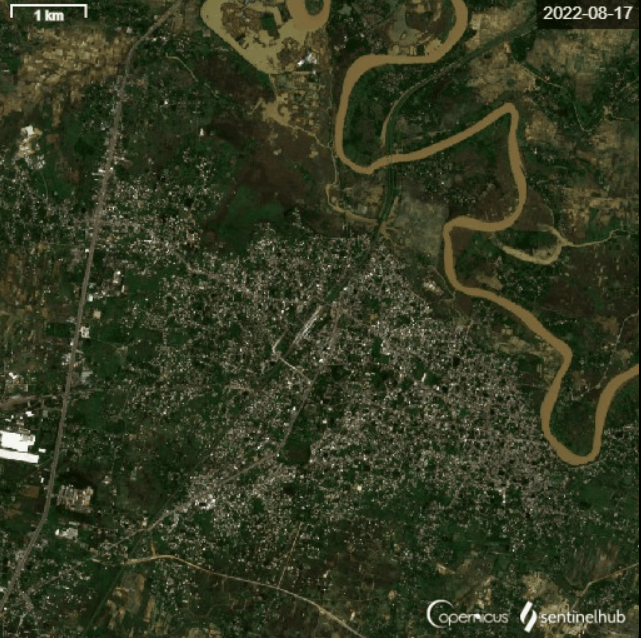
%> input picture image1.png, 641 x 638 px
$ octave --eval "result = calculateArea(imread('image1.png'));"   (GNU Octave 9; MATLAB toolbox functions it lacks are replaced by stand-ins)
%> lines starting %> are read from the running program, lines starting %| are printed output that depends on the picture; in (x1, y1, x2, y2) boxes, pixels count from 0 and x2, y2 are one past the last pixel; in counts of white or black regions, pixels touching at a corner belong together; the program's own positions count from 1
### createMask.m
function [BW,maskedRGBImage] = createMask(RGB)
%createMask  Threshold RGB image using auto-generated code from colorThresholder app.
%  [BW,MASKEDRGBIMAGE] = createMask(RGB) thresholds image RGB using
%  auto-generated code from the colorThresholder app. The colorspace and
%  range for each channel of the colorspace were set within the app. The
%  segmentation mask is returned in BW, and a composite of the mask and
%  original RGB images is returned in maskedRGBImage.

% Auto-generated by colorThresholder app on 01-Dec-2022
%------------------------------------------------------


% Convert RGB image to chosen color space
I = rgb2hsv(RGB);
%> I: size 638x641x3 double; mean H, S, V 0.214, 0.468, 0.232

% Define thresholds for channel 1 based on histogram settings
channel1Min = 0.991;
channel1Max = 0.147;

% Define thresholds for channel 2 based on histogram settings
channel2Min = 0.399;
channel2Max = 0.639;

% Define thresholds for channel 3 based on histogram settings
channel3Min = 0.322;
channel3Max = 0.532;

% Create mask based on chosen histogram thresholds
sliderBW = ( (I(:,:,1) >= channel1Min) | (I(:,:,1) <= channel1Max) ) & ...
    (I(:,:,2) >= channel2Min ) & (I(:,:,2) <= channel2Max) & ...
    (I(:,:,3) >= channel3Min ) & (I(:,:,3) <= channel3Max);
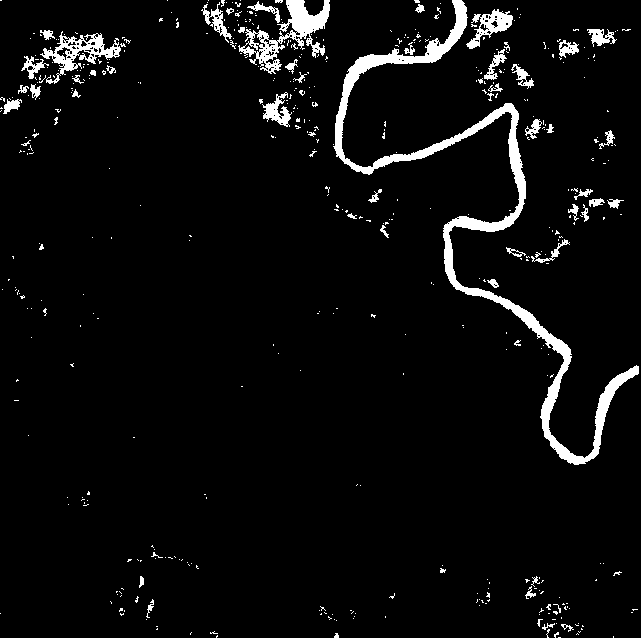
%> sliderBW: size 638x641 logical; 4.7% white; 481 white regions (426 under 20 px), largest, box (x1, y1, x2, y2) and area: (333, 0, 639, 465) 9085, (238, 0, 330, 74) 2158, (40, 31, 121, 84) 1295
BW = sliderBW;

% Initialize output masked image based on input image.
maskedRGBImage = RGB;
%> maskedRGBImage is the input picture: size 638x641x3 uint8; mean R, G, B 51.8, 58.1, 34.1

% Set background pixels where BW is false to zero.
maskedRGBImage(repmat(~BW,[1 1 3])) = 0;
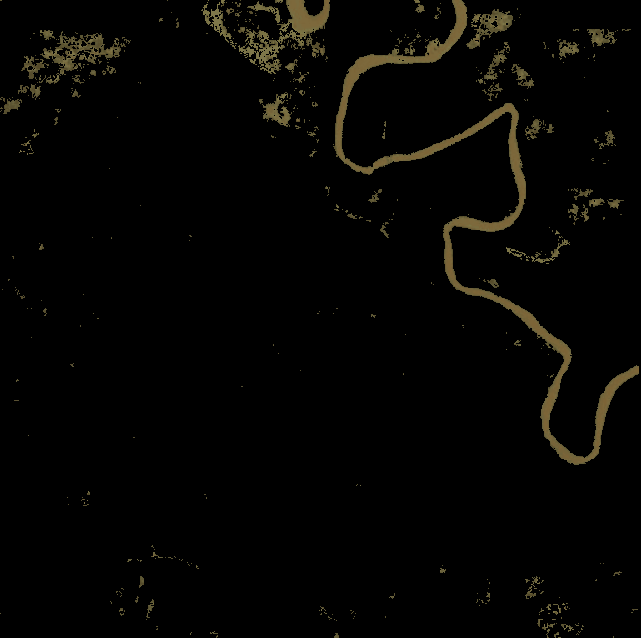
%> maskedRGBImage: size 638x641x3 uint8; mean R, G, B 5.2, 4.6, 2.7

end

### calculateArea.m
function results = calculateArea(im)
%Image Processing Function
%
% IM      - Input image.
% RESULTS - A scalar structure with the processing results.
%

%--------------------------------------------------------------------------
% Auto-generated by imageBatchProcessor App.
%
% When used by the App, this function will be called for every input image
% file automatically. IM contains the input image as a matrix. RESULTS is a
% scalar structure containing the results of this processing function.
%
%--------------------------------------------------------------------------


% Replace the sample below with your code----------------------------------
BW=createMask(im);
props=regionprops("table",BW,"Area");
%> props = 481 regions; largest, Area: 9085, 2158, 1295, 712, 457
%> (the run ends here)

$ run again, on image2.png
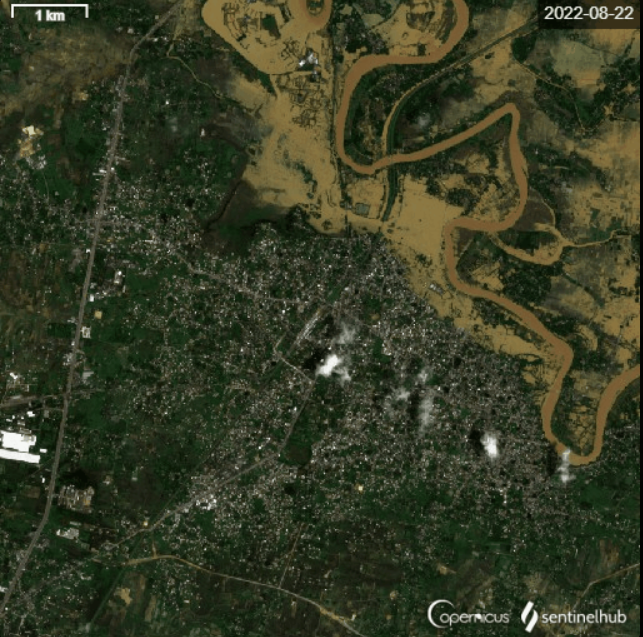
%> input picture image2.png, 643 x 637 px
%> I: size 637x643x3 double; mean H, S, V 0.224, 0.432, 0.244
%> in createMask, `sliderBW = ( (I(:,:,1) >= channel1Min) | (I(:,:,1) <= channel1Max) ) &..`:
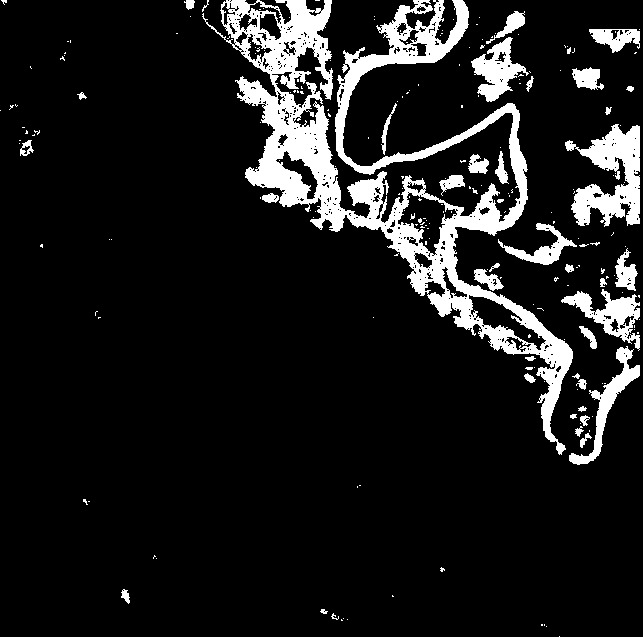
%> sliderBW: size 637x643 logical; 11.2% white; 216 white regions (174 under 20 px), largest, box (x1, y1, x2, y2) and area: (202, 0, 573, 455) 30548, (565, 124, 640, 227) 4041, (561, 289, 640, 351) 1733
%> in createMask, maskedRGBImage is the input picture: size 637x643x3 uint8; mean R, G, B 54.8, 60.3, 37.1
%> in createMask, `maskedRGBImage(repmat(~BW,[1 1 3])) = 0;`:
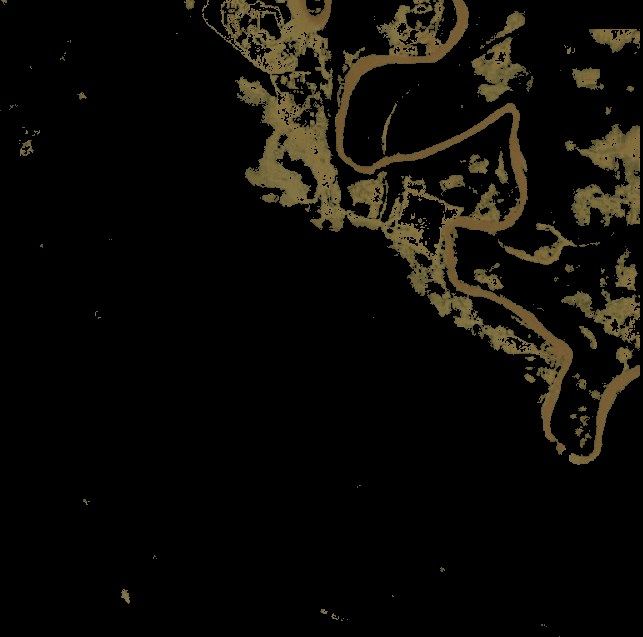
%> maskedRGBImage: size 637x643x3 uint8; mean R, G, B 12.8, 11.2, 6.4
%> props = 216 regions; largest, Area: 30548, 4041, 1733, 1658, 1634
